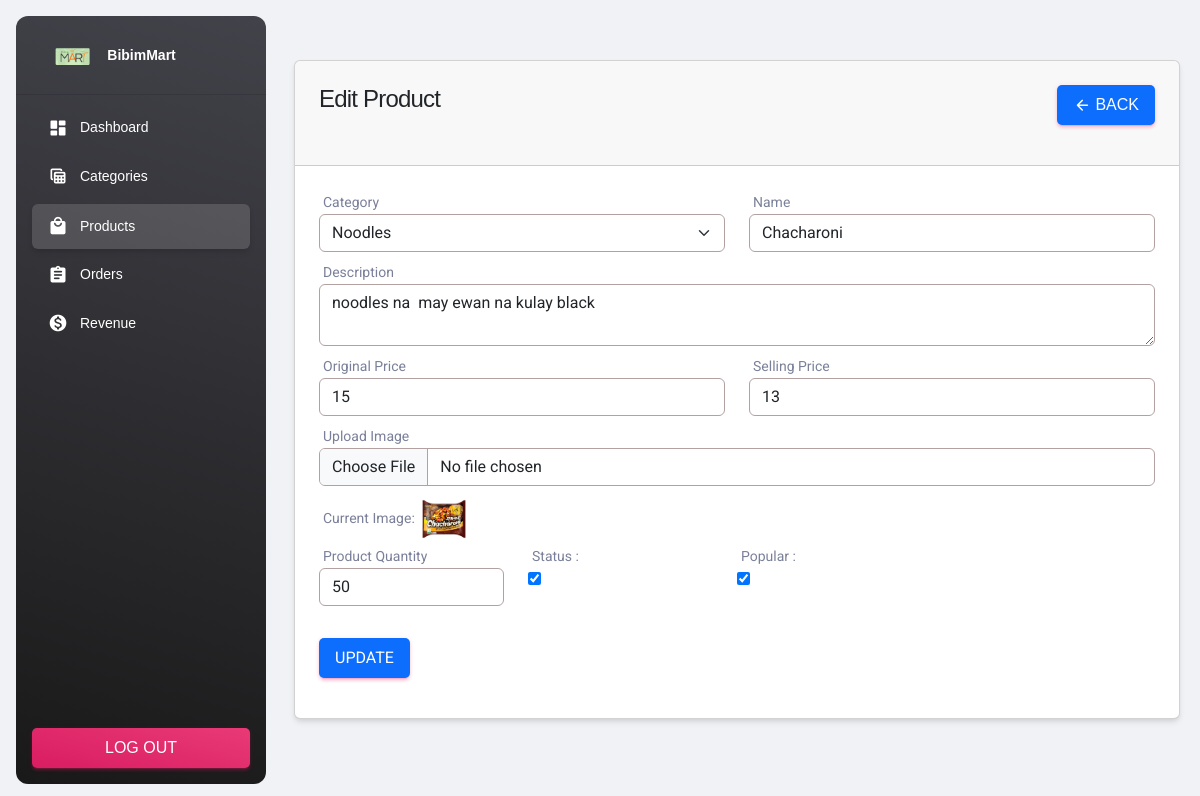
Before: /admin/edit-product.php?id=1 with the older database file.
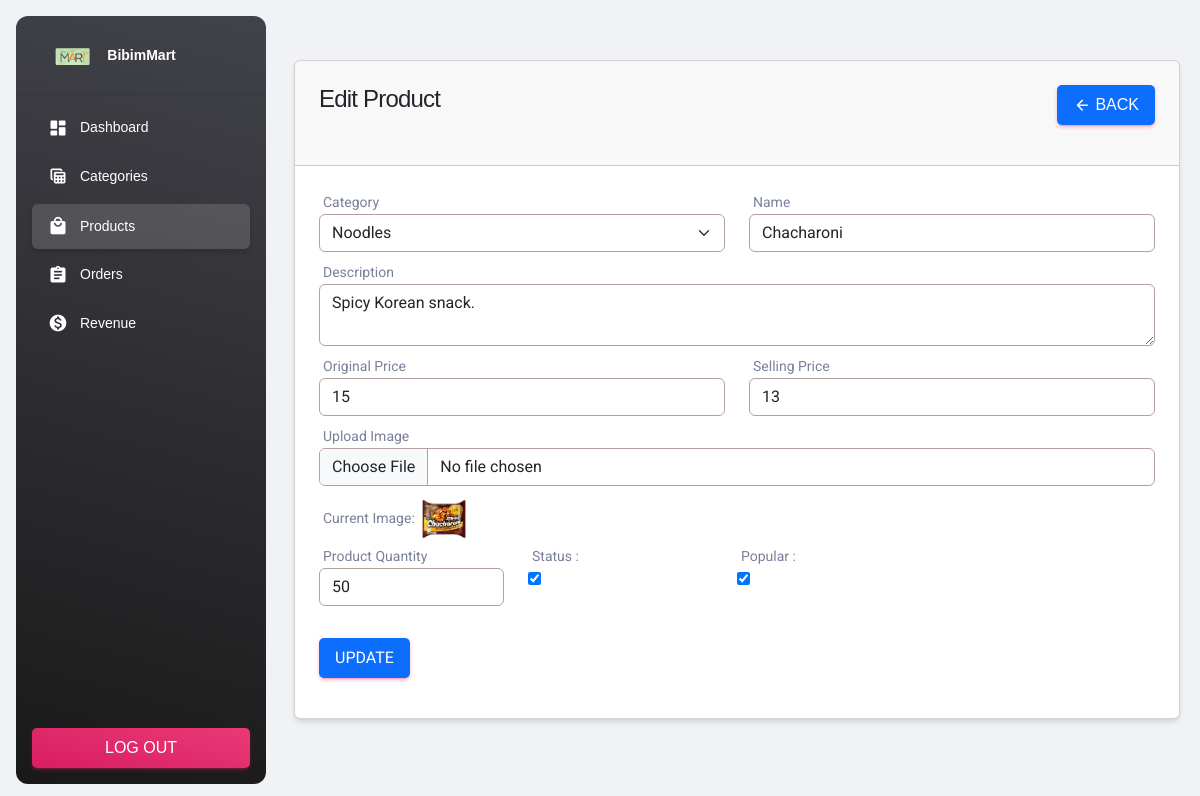
After: the same page with the newer database file.
### tables this page shows
CREATE TABLE `products` (
  `product_id` int(11) NOT NULL,
  `product_name` varchar(50) NOT NULL,
  `product_image` varchar(150) NOT NULL,
  `qty` int(11) NOT NULL,
  `product_status` tinyint(4) NOT NULL,
  `trending` tinyint(4) NOT NULL,
  `product_desc` varchar(150) NOT NULL,
  `product_price` int(11) NOT NULL,
  `selling_price` int(11) NOT NULL,
  `product_added` timestamp NOT NULL DEFAULT current_timestamp(),
  `product_cat_id` int(11) NOT NULL
);

CREATE TABLE `product_cat` (
  `product_cat_id` int(11) NOT NULL,
  `product_cat_name` varchar(50) NOT NULL,
  `product_cat_desc` varchar(50) NOT NULL,
  `product_cat_image` varchar(191) NOT NULL,
  `product_status` varchar(1) NOT NULL
);

### myfunctions.php (called while the page is built, shortened)
<?php
$conn = connection();
function getAll($table){
    global $conn;
    $query = "SELECT * FROM $table";
    $query_run = mysqli_query($conn, $query);
    return $query_run;
}
function getByID($table, $id){
    global $conn;
    $query = "SELECT * FROM $table WHERE product_id='$id' ";
    $query_run = mysqli_query($conn, $query);
    return $query_run;
}
?>

### admin/edit-product.php (the view, shortened to what the changed rows need)
<?php
include ('includes/header.php');
?>
<!DOCTYPE html>
<html lang="en">
<head>
    <link rel="stylesheet" href="../css/bootstrap.css">
</head>
<div class="container">
    <div class="row mt-3">
        <div class="col-md-12">
            <?php
            if (isset($_GET['id'])) {
                $id = $_GET['id'];
                $product = getByID("products", $id);
                if (mysqli_num_rows($product) > 0) {
                    $data = mysqli_fetch_array($product)
                        ?>
                    <div class="card">
                        <div class="card-header">
                            <h4>Edit Product
                                <a href="products.php" class="btn btn-primary float-end"><i class="material-icons">arrow_back</i> Back</a>
                            </h4>
                        </div>
                        <div class="card-body">
                            <form action="code.php" method="POST" enctype="multipart/form-data">
                                <div class="row">
                                    <div class="col-md-6">
                                        <label class="mb-0">Category</label>
                                        <select name="category_id" class="form-select mb-2">
                                            <?php
                                            $categories = getAll("product_cat");
                                            if (mysqli_num_rows($categories) > 0) {
                                                foreach ($categories as $item) {
                                                    ?>
                                                    <option value="<?= $item['product_cat_id'];?>" <?=$data['product_cat_id'] == $item['product_cat_id']? 'selected':''?> ><?= $item['product_cat_name']; ?>  </option>
                                                <?php
                                                }
                                            } else {
                                                echo "No categories found";
                                            }
                                            ?>
                                        </select>
                                    </div>
                                    <div class="col-md-6">
                                        <label class="mb-0">Name</label>
                                        <input type="text" required name="product_name" value="<?= $data['product_name']; ?>"
                                            placeholder="Enter product name" class="form-control mb-2"></input>
                                    </div>
                                    <div class="col-md-12">
                                        <label class="mb-0">Description</label>
                                        <textarea rows="2" required name="product_desc" placeholder="Enter products description"
                                            class="form-control mb-2"><?= $data['product_desc'] ?></textarea>
                                    </div>
                                    <div class="col-md-6">
                                        <label class="mb-0">Original Price</label>
                                        <input type="text" required name="product_price" value="<?= $data['product_price']; ?>"
                                            placeholder="Enter product price" class="form-control mb-2"></input>
                                    </div>
                                    <div class="col-md-6">
                                        <label class="mb-0">Selling Price</label>
                                        <input type="text" required name="selling_price" value="<?= $data['selling_price']; ?>"
                                            placeholder="Enter selling price" class="form-control mb-2"></input>
                                    </div>
                                    <div class="col-md-12">
                                        <label class="mb-0">Upload Image</label>
                                        <input type="file" name="image" class="form-control mb-2">
                                        <label class="mb-0">Current Image: </label>
                                        <img src="../uploads/<?= $data['product_image']; ?>" alt="Product image" height="50px"
                                            width="50px">
                                    </div>
                                    <div class="row">
                                        <div class="col-md-3">
                                            <label class="mb-0">Product Quantity</label>
                                            <input type="number" required name="qty" value="<?= $data['qty']; ?>"
                                                placeholder="Enter product quantity" class="form-control mb-2"></input>
                                        </div>
                                        <div class="col-md-3">
                                            <label class="mb-0">Status :</label> <br>
                                            <input type="checkbox" name="product_status"
                                                <?= $data['product_status'] == '0' ? '' : 'checked' ?>> </input>
                                        </div>
                                        <div class="col-md-3">
                                            <label class="mb-0">Popular :</label> <br>
                                            <input type="checkbox" name="trending" <?= $data['trending'] == '0' ? '' : 'checked' ?>>
                                        </div>
                                    </div>
                                    <div class="col-md-12">
                                    </div>
                                    <div class="col-md-12 ">
                                        <button type="submit" class="btn btn-primary" name="update_product_btn">Update</button>
                                    </div>
                                </div>
                            </form>
                        </div>
                    </div>
                <?php
                } else {
                    echo "Product not found in the given id";
                }
            } else {
                echo "Id missing from url";
            }
            ?>
        </div>
    </div>
</div>
<?php include ('includes/footer.php'); ?>

Changed rows visible on the page:
changed products "Chacharoni": product_desc "noodles na may ewan na kulay black" → "Spicy Korean snack."
